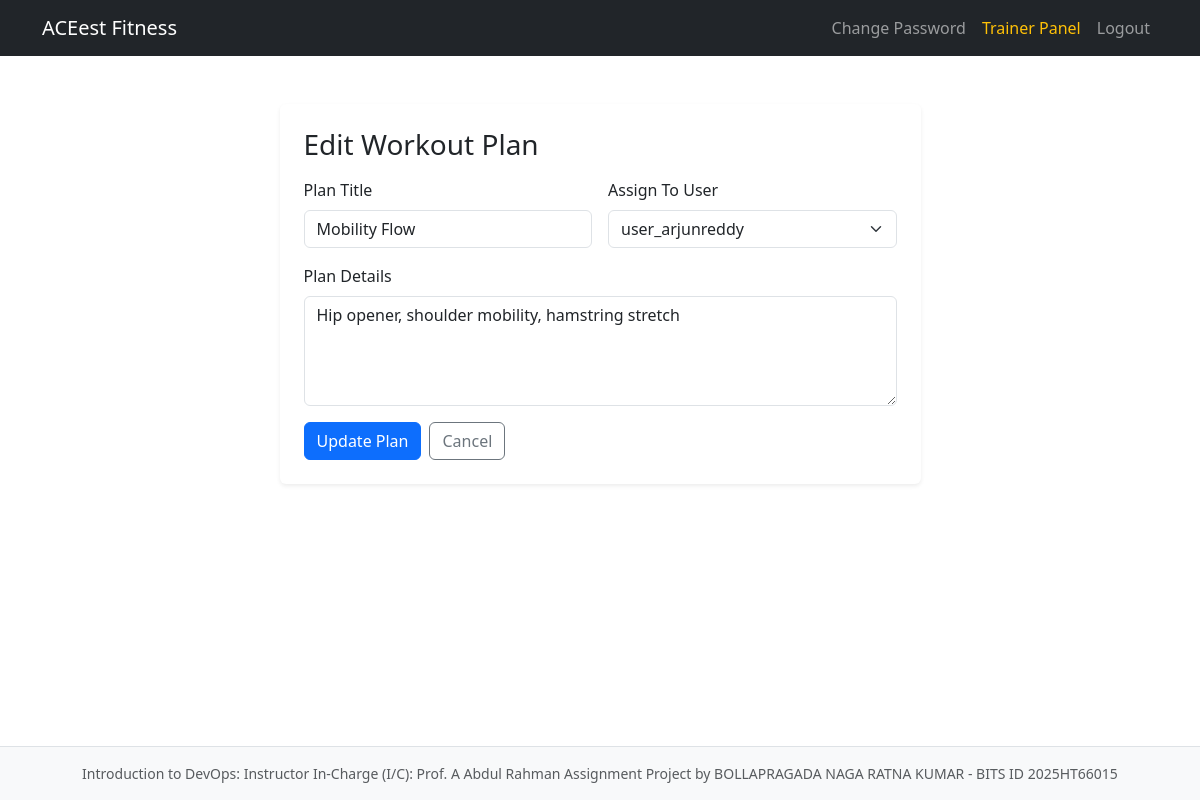
The page /trainer/workout-plans/9/edit (signed in) on the database its author committed.
### app.py (models this page shows)
class WorkoutPlan(db.Model):
    id = db.Column(db.Integer, primary_key=True)
    title = db.Column(db.String(150), nullable=False)
    details = db.Column(db.Text, nullable=False)
    trainer_id = db.Column(db.Integer, db.ForeignKey('user.id'), nullable=False)
    user_id = db.Column(db.Integer, db.ForeignKey('user.id'), nullable=False)
    trainer = db.relationship('User', foreign_keys=[trainer_id], backref='created_workout_plans')
    user = db.relationship('User', foreign_keys=[user_id], backref='workout_plans')

class User(db.Model, UserMixin):
    id = db.Column(db.Integer, primary_key=True)
    username = db.Column(db.String(150), unique=True, nullable=False)
    password = db.Column(db.String(150), nullable=False)
    role = db.Column(db.String(50), default='user')
    trainer_id = db.Column(db.Integer, db.ForeignKey('user.id'))
    assigned_trainer = db.relationship(
        'User',
        remote_side=[id],
        foreign_keys=[trainer_id],
        backref=db.backref('assigned_users', lazy='dynamic'),
        lazy='joined',
    )

### app.py (the view, shortened to what this page needs)
@app.route('/trainer/workout-plans/<int:plan_id>/edit', methods=['GET', 'POST'])
@login_required
@role_required('trainer')
def edit_workout_plan(plan_id):
    plan = WorkoutPlan.query.filter_by(id=plan_id, trainer_id=current_user.id).first_or_404()
    assigned_users = User.query.filter_by(trainer_id=current_user.id, role='user').order_by(User.username).all()
    return render_template(
        'edit_workout_plan.html',
        plan=plan,
        assigned_users=assigned_users
    )

### app.py (called while the page is built)
@login_manager.user_loader
def load_user(user_id):
    return db.session.get(User, int(user_id))

def role_required(*roles):
    def decorator(view_function):
        @wraps(view_function)
        def wrapped_view(*args, **kwargs):
            if not current_user.is_authenticated:
                return login_manager.unauthorized()
            if current_user.role not in roles:
                flash('Access denied.', 'danger')
                return redirect(url_for('dashboard'))
            return view_function(*args, **kwargs)
        return wrapped_view
    return decorator

### templates/edit_workout_plan.html
{% extends "base.html" %}
{% block content %}
<div class="row justify-content-center">
    <div class="col-md-8 col-lg-7">
        <div class="card shadow-sm border-0 mt-4">
            <div class="card-body p-4">
                <h3 class="mb-3">Edit Workout Plan</h3>
                <form method="POST" action="{{ url_for('edit_workout_plan', plan_id=plan.id) }}" class="row g-3">
                    <div class="col-md-6">
                        <label class="form-label">Plan Title</label>
                        <input type="text" name="title" class="form-control" value="{{ plan.title }}" required>
                    </div>
                    <div class="col-md-6">
                        <label class="form-label">Assign To User</label>
                        <select name="user_id" class="form-select" required>
                            {% for user in assigned_users %}
                                <option value="{{ user.id }}" {% if user.id == plan.user_id %}selected{% endif %}>
                                    {{ user.username }}
                                </option>
                            {% endfor %}
                        </select>
                    </div>
                    <div class="col-12">
                        <label class="form-label">Plan Details</label>
                        <textarea name="details" class="form-control" rows="4" required>{{ plan.details }}</textarea>
                    </div>
                    <div class="col-12 d-flex gap-2">
                        <button type="submit" class="btn btn-primary">Update Plan</button>
                        <a href="{{ url_for('trainer_dashboard') }}" class="btn btn-outline-secondary">Cancel</a>
                    </div>
                </form>
            </div>
        </div>
    </div>
</div>
{% endblock %}

### rows shown on the page
WorkoutPlan: title "Mobility Flow", user_id "user_arjunreddy", details "Hip opener, shoulder mobility, hamstring stretch"
